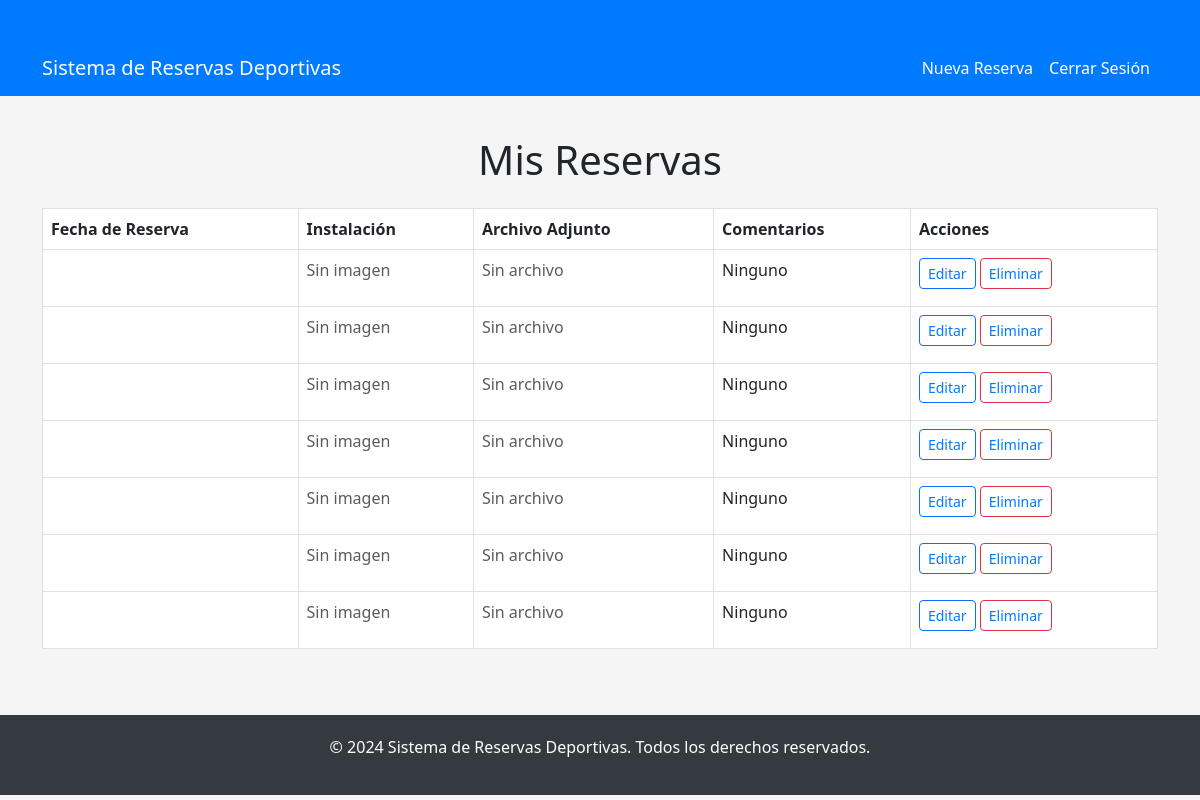
/mis-reservas/ (signed in), run on an earlier commit of the app's database.
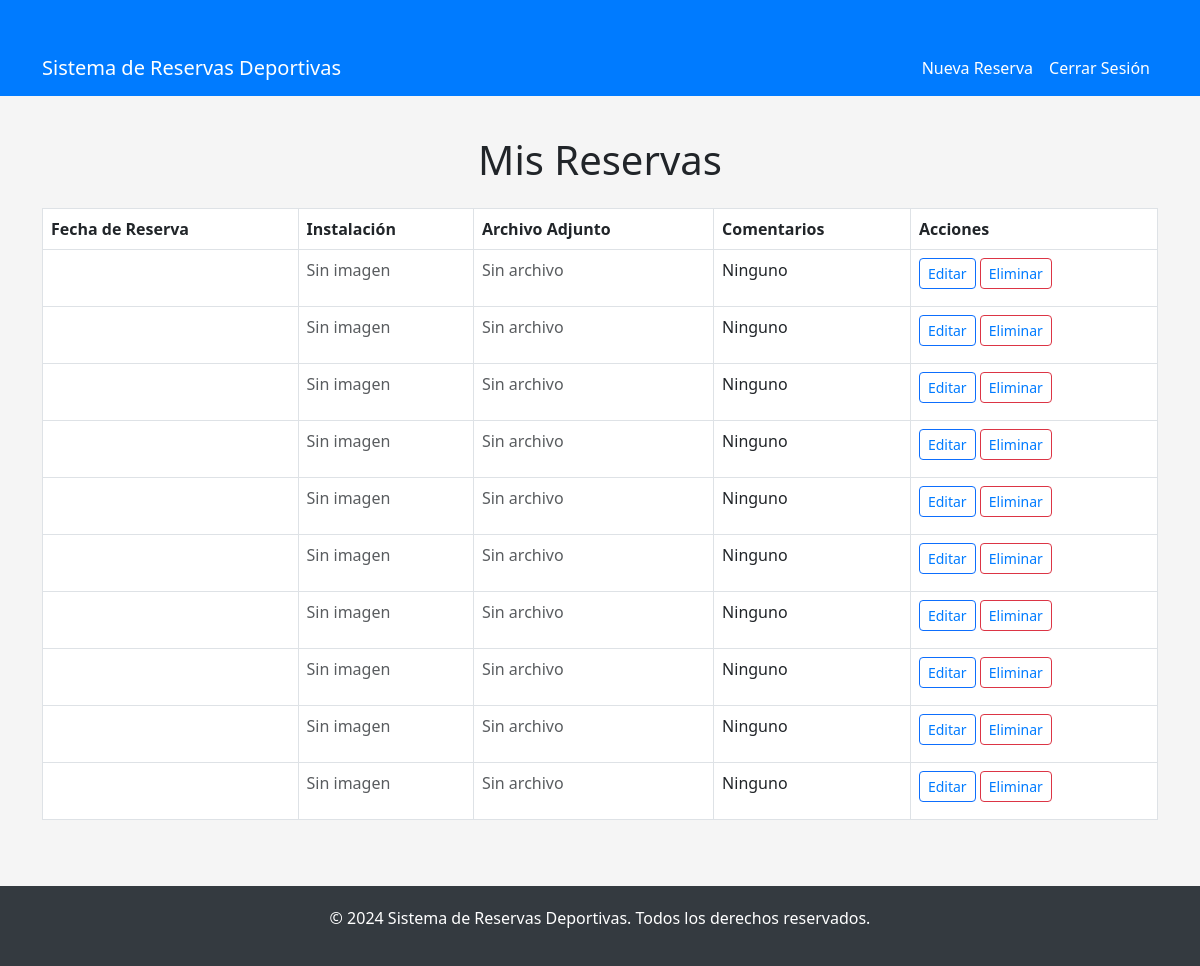
And on a later commit of the database.
### Aplicacion1/models.py (models this page shows, shortened)
class Reserva(models.Model):
    cancha = models.ForeignKey(Campo, on_delete=models.CASCADE, related_name='reservas')
    usuario = models.ForeignKey(User, on_delete=models.CASCADE, related_name='reservas')
    fecha_hora_inicio = models.DateTimeField()
    duracion = models.IntegerField(default=1)  # Duración en horas
    precio = models.DecimalField(max_digits=6, decimal_places=2)
    confirmada = models.BooleanField(default=False)  # Agregar campo confirmada
    foto_instalacion = models.ImageField(upload_to="reservas/fotos_instalacion", blank=True, null=True)  # Foto de la instalación
    archivo_reserva = models.FileField(upload_to="reservas/documentos", blank=True, null=True)  # Documento adjunto
    comentario = models.TextField(blank=True)
    class Meta:
        indexes = [
            models.Index(fields=['-fecha_hora_inicio']),  # Índice para ordenar por fecha
        ]

### Aplicacion1/views.py (the view)
# urls.py: path('mis-reservas/', views.lista_reservas, name='lista_reservas'),
def lista_reservas(request):
    reservas = Reserva.objects.filter(usuario=request.user)
    return render(request, 'lista_reservas.html', {'reservas': reservas})

### Aplicacion1/templates/lista_reservas.html (shortened to what this page needs)
<!DOCTYPE html>
<html lang="es">
<head>
    <link rel="stylesheet" href="https://cdn.jsdelivr.net/npm/bootstrap@5.3.0-alpha1/dist/css/bootstrap.min.css">
</head>
<body>
    <nav class="navbar navbar-expand-lg navbar-dark">
        <div class="container">
            <a class="navbar-brand" href="#">Sistema de Reservas Deportivas</a>
            <div class="collapse navbar-collapse" id="navbarNav">
                <ul class="navbar-nav ms-auto">
                    <li class="nav-item">
                        <a class="nav-link" href="{% url 'crear_reserva' %}">Nueva Reserva</a>
                    </li>
                    <li class="nav-item">
                        <a class="nav-link" href="{% url 'logout' %}">Cerrar Sesión</a>
                    </li>
                </ul>
            </div>
        </div>
    </nav>
    <div class="container">
        <h1 class="text-center my-4">Mis Reservas</h1>
        <div class="table-responsive">
            <table class="table table-bordered table-hover">
                <thead>
                    <tr>
                        <th>Fecha de Reserva</th>
                        <th>Instalación</th>
                        <th>Archivo Adjunto</th>
                        <th>Comentarios</th>
                        <th>Acciones</th>
                    </tr>
                </thead>
                <tbody>
                    {% for reserva in reservas %}
                        <tr>
                            <td>{{ reserva.fecha|date:"d M Y, H:i" }}</td>
                            <td>
                                {% if reserva.foto_instalacion %}
                                    <img src="{{ reserva.foto_instalacion.url }}" alt="Foto de la instalación">
                                {% else %}
                                    <p class="text-muted">Sin imagen</p>
                                {% endif %}
                            </td>
                            <td>
                                {% if reserva.archivo_reserva %}
                                    <a href="{{ reserva.archivo_reserva.url }}" target="_blank">Ver archivo</a>
                                {% else %}
                                    <p class="text-muted">Sin archivo</p>
                                {% endif %}
                            </td>
                            <td>{{ reserva.comentario|default:"Ninguno" }}</td>
                            <td>
                                <a href="{% url 'editar_reserva' reserva.id %}" class="btn btn-sm btn-outline-primary">Editar</a>
                                <a href="{% url 'eliminar_reserva' reserva.id %}" class="btn btn-sm btn-outline-danger" onclick="return confirm('¿Estás seguro de eliminar esta reserva?')">Eliminar</a>
                            </td>
                        </tr>
                    {% empty %}
                        <tr>
                            <td colspan="5" class="text-center">No tienes reservas en este momento.</td>
                        </tr>
                    {% endfor %}
                </tbody>
            </table>
        </div>
    </div>
    <footer class="footer">
        <p>&copy; 2024 Sistema de Reservas Deportivas. Todos los derechos reservados.</p>
    </footer>
</body>
</html>

### Aplicacion1/templates/lista_reservas.html (style rules this page uses)
body { background-color: #f5f5f5; }
.navbar { background-color: #007bff; }
.navbar-brand, .nav-link { color: white !important; }
.container { margin-top: 40px; }
.table thead { background-color: #007bff; color: white; }
.table a { color: #007bff; text-decoration: none; }
.footer { background-color: #343a40; color: white; padding: 20px; text-align: center; margin-top: 50px; }

What changed in the data, as far as the page shows it:
added Reserva: foto_instalacion "Sin imagen", archivo_reserva "Sin archivo", comentario "Ninguno"
added Reserva: foto_instalacion "Sin imagen", archivo_reserva "Sin archivo", comentario "Ninguno"
added Reserva: foto_instalacion "Sin imagen", archivo_reserva "Sin archivo", comentario "Ninguno"
